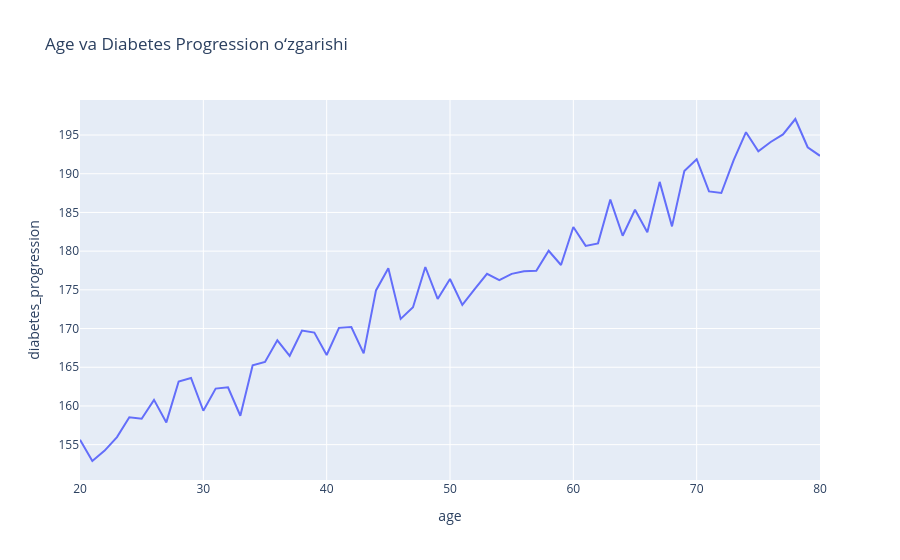

The notebook cell saved with this chart:
### Code cell
import plotly.express as px

data = df.groupby('age')['diabetes_progression'].mean().reset_index()

fig = px.line(
    data,
    x='age',
    y='diabetes_progression',
    title='Age va Diabetes Progression o‘zgarishi'
)

fig.show()

### Figure 1 — Plotly figure (JSON) as saved in the notebook; plotly's stock layout.template omitted (floating-point values rounded to 4 significant figures)
{"data": [{"hovertemplate": "age=%{x}<br>diabetes_progression=%{y}<extra></extra>", "legendgroup": "", "line": {"color": "#636efa", "dash": "solid"}, "marker": {"symbol": "circle"}, "mode": "lines", "name": "", "orientation": "v", "showlegend": false, "type": "scatter", "x": [20.0, 21.0, 22.0, 23.0, 24.0, 25.0, 26.0, 27.0, 28.0, 29.0, 30.0, 31.0, 32.0, 33.0, 34.0, 35.0, 36.0, 37.0, 38.0, 39.0, 40.0, 41.0, 42.0, 43.0, 44.0, 45.0, 46.0, 47.0, 48.0, 49.0, 50.0, 51.0, 52.0, 53.0, 54.0, 55.0, 56.0, 57.0, 58.0, 59.0, 60.0, 61.0, 62.0, 63.0, 64.0, 65.0, 66.0, 67.0, 68.0, 69.0, 70.0, 71.0, 72.0, 73.0, 74.0, 75.0, 76.0, 77.0, 78.0, 79.0, 80.0], "xaxis": "x", "y": [155.6, 152.9, 154.2, 156.0, 158.5, 158.4, 160.8, 157.9, 163.2, 163.6, 159.4, 162.2, 162.4, 158.7, 165.2, 165.7, 168.5, 166.5, 169.7, 169.5, 166.6, 170.1, 170.2, 166.8, 174.9, 177.8, 171.2, 172.7, 178.0, 173.8, 176.4, 173.1, 175.1, 177.1, 176.3, 177.1, 177.4, 177.5, 180.1, 178.2, 183.1, 180.7, 181.0, 186.7, 182.0, 185.3, 182.4, 188.9, 183.2, 190.4, 191.9, 187.7, 187.5, 191.7, 195.4, 192.9, 194.1, 195.1, 197.1, 193.4, 192.3], "yaxis": "y"}], "layout": {"legend": {"tracegroupgap": 0}, "title": {"text": "Age va Diabetes Progression o‘zgarishi"}, "xaxis": {"anchor": "y", "domain": [0, 1], "title": {"text": "age"}}, "yaxis": {"anchor": "x", "domain": [0, 1], "title": {"text": "diabetes_progression"}}}}
